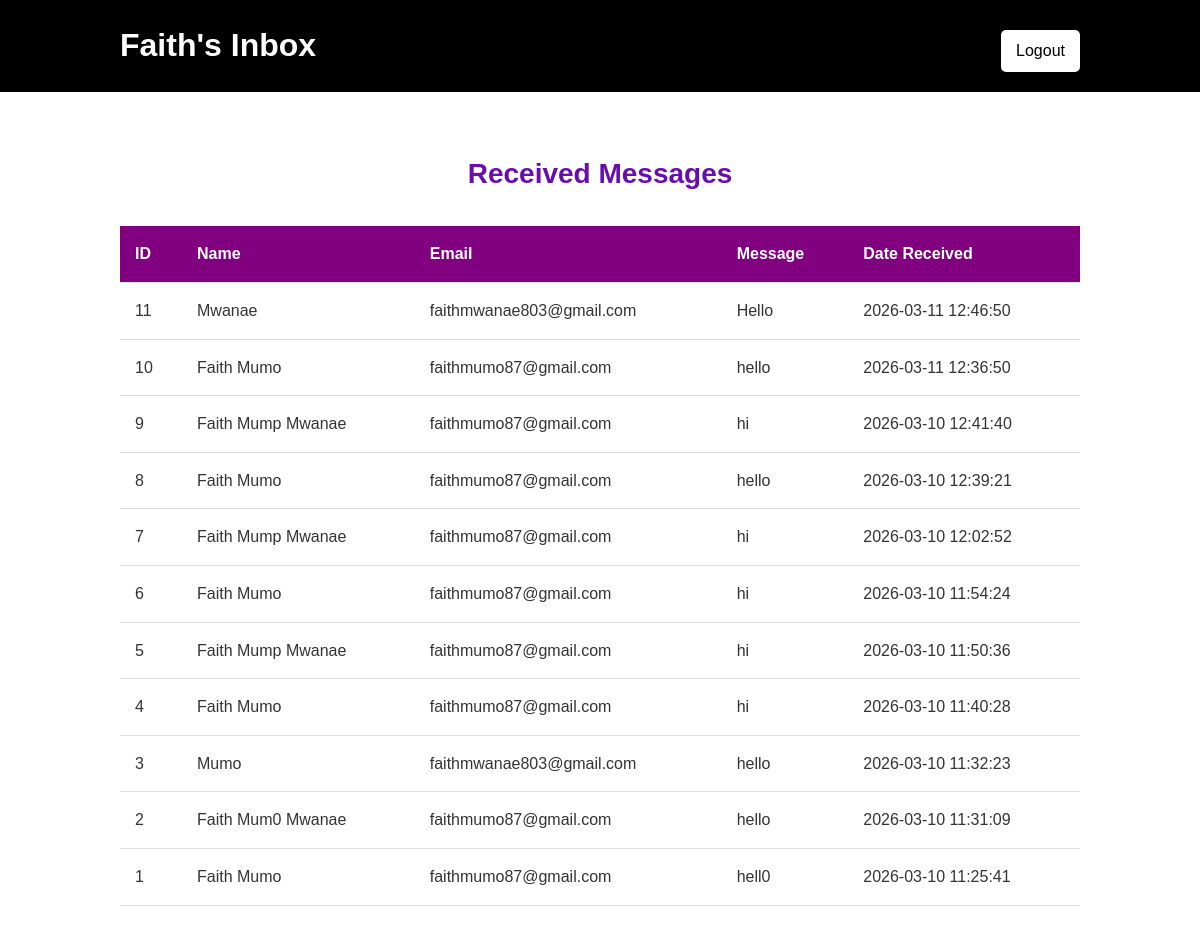
Page /admin (signed in) on the committed database.
### tables this page shows
CREATE TABLE members (
    id INTEGER PRIMARY KEY AUTOINCREMENT,
    name TEXT NOT NULL,
    email TEXT NOT NULL,
    message TEXT NOT NULL,
    created_at DATETIME DEFAULT CURRENT_TIMESTAMP
);

### app.py (the view)
@app.route("/admin")
def admin():
    if not session.get("logged_in"):
        return redirect(url_for("login"))
    with sqlite3.connect(DATABASE) as conn:
        cursor = conn.cursor()
        cursor.execute("""
        SELECT id,name,email,message,created_at
        FROM members
        ORDER BY id DESC
        """)
        messages = cursor.fetchall()
    return render_template("admin.html", messages=messages)

### templates/admin.html (shortened to what this page needs)
<!DOCTYPE html>
<html lang="en">
<head>
    <link rel="stylesheet" href="{{ url_for('static', filename='style.css') }}">
</head>
<body>
    <div class="admin-header">
        <h1>Faith's Inbox</h1>
        <a href="{{ url_for('logout') }}" class="btn" style="background: white; color: black; padding: 8px 15px;">Logout</a>
    </div>
    <section>
        <h2>Received Messages</h2>
        <table>
            <thead>
                <tr>
                    <th>ID</th>
                    <th>Name</th>
                    <th>Email</th>
                    <th>Message</th>
                    <th>Date Received</th>
                </tr>
            </thead>
            <tbody>
                {% for msg in messages %}
                <tr>
                    <td>{{ msg[0] }}</td>
                    <td>{{ msg[1] }}</td>
                    <td>{{ msg[2] }}</td>
                    <td>{{ msg[3] }}</td>
                    <td>{{ msg[4] }}</td>
                </tr>
                {% endfor %}
            </tbody>
        </table>
    </section>
</body>
</html>

### static/style.css (style rules this page uses)
* { margin:0; padding:0; box-sizing:border-box; font-family: Arial, Helvetica, sans-serif; }
body { background:#ffffff; color:#333; line-height:1.6; }
.btn { display:inline-block; background:#6a0dad; color:white; padding:10px 20px; margin-top:10px; text-decoration:none; border-radius:5px; transition:0.3s; }
section { padding:60px 10%; }
section h2 { text-align:center; margin-bottom:30px; color:#6a0dad; font-size:28px; }

### templates/admin.html (style rules this page uses)
table { width: 100%; border-collapse: collapse; margin-top: 20px; background: white; }
th, td { padding: 15px; text-align: left; border-bottom: 1px solid #ddd; }
th { background-color: purple; color: white; }
.admin-header { display: flex; justify-content: space-between; align-items: center; padding: 20px 10%; background: #000; color: white; }

### rows in the picture
members: id "11", name "Mwanae", email "faithmwanae803@gmail.com", message "Hello", created_at "2026-03-11 12:46:50"
members: id "10", name "Faith Mumo", email "faithmumo87@gmail.com", message "hello", created_at "2026-03-11 12:36:50"
members: id "9", name "Faith Mump Mwanae", email "faithmumo87@gmail.com", message "hi", created_at "2026-03-10 12:41:40"
members: id "8", name "Faith Mumo", email "faithmumo87@gmail.com", message "hello", created_at "2026-03-10 12:39:21"
members: id "7", name "Faith Mump Mwanae", email "faithmumo87@gmail.com", message "hi", created_at "2026-03-10 12:02:52"
members: id "6", name "Faith Mumo", email "faithmumo87@gmail.com", message "hi", created_at "2026-03-10 11:54:24"
members: id "5", name "Faith Mump Mwanae", email "faithmumo87@gmail.com", message "hi", created_at "2026-03-10 11:50:36"
members: id "4", name "Faith Mumo", email "faithmumo87@gmail.com", message "hi", created_at "2026-03-10 11:40:28"
members: id "3", name "Mumo", email "faithmwanae803@gmail.com", message "hello", created_at "2026-03-10 11:32:23"
members: id "2", name "Faith Mum0 Mwanae", email "faithmumo87@gmail.com", message "hello", created_at "2026-03-10 11:31:09"
members: id "1", name "Faith Mumo", email "faithmumo87@gmail.com", message "hell0", created_at "2026-03-10 11:25:41"
